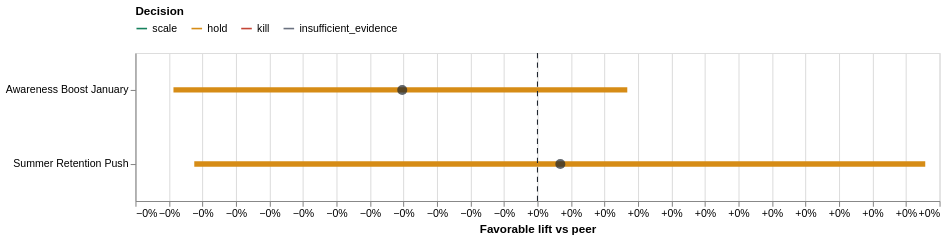

Here is the notebook cell this chart was saved with:
### Markdown cell above
## 7. Probability Better And The Funding Decision

For each scored campaign, the engine creates 5,000 plausible campaign rates and 5,000
plausible peer rates. `probability_better` is the fraction where favorable lift is
above zero.

```text
higher-is-better lift = campaign draw - benchmark draw
lower-is-better lift  = benchmark draw - campaign draw

SCALE: lift low > 0
KILL:  lift high < 0
HOLD:  lift range crosses 0
```

Probability better supports interpretation and the two-factor budget priority. The complete lift
range, not the probability alone, controls the statistical decision. A provisional
fallback can still calculate a statistical direction, but its final funding action is
always capped at `KEEP_AS_TEST`.

### Code cell
decision_table = campaigns[[
    "campaign_name", "raw_rate", "corrected_rate", "benchmark",
    "benchmark_scope", "benchmark_quality", "portfolio_context_benchmark",
    "expected_lift", "lift_low", "lift_high", "probability_better",
    "statistical_decision", "recommended_action",
]].rename(columns={
    "campaign_name": "Campaign", "raw_rate": "Raw rate",
    "corrected_rate": "Corrected rate", "benchmark": "Benchmark",
    "benchmark_scope": "Benchmark source",
    "benchmark_quality": "Benchmark quality",
    "portfolio_context_benchmark": "Portfolio context",
    "expected_lift": "Expected lift", "lift_low": "Lift low",
    "lift_high": "Lift high", "probability_better": "Probability better",
    "statistical_decision": "Statistical decision",
    "recommended_action": "Final action",
})
display(decision_table.style.format({
    "Raw rate": "{:.2%}", "Corrected rate": "{:.2%}",
    "Benchmark": "{:.2%}", "Expected lift": "{:+.2%}",
    "Lift low": "{:+.2%}", "Lift high": "{:+.2%}",
    "Probability better": "{:.2%}", "Portfolio context": "{:.2%}",
}, na_rep="Not available"))

lift_data = campaigns.dropna(subset=["lift_low", "lift_high"]).copy()
if not lift_data.empty:
    lift_ranges = alt.Chart(lift_data).mark_rule(strokeWidth=5).encode(
        y=alt.Y("campaign_name:N", sort="-x", title=None),
        x=alt.X("lift_low:Q", title="Favorable lift vs peer", axis=alt.Axis(format="+.0%")),
        x2="lift_high:Q",
        color=alt.Color(
            "statistical_decision:N",
            scale=alt.Scale(
                domain=list(DECISION_COLORS), range=list(DECISION_COLORS.values())
            ),
            legend=alt.Legend(orient="top", title="Decision"),
        ),
        tooltip=[
            alt.Tooltip("campaign_name:N", title="Campaign"),
            alt.Tooltip("lift_low:Q", format="+.2%"),
            alt.Tooltip("expected_lift:Q", format="+.2%"),
            alt.Tooltip("lift_high:Q", format="+.2%"),
            alt.Tooltip("probability_better:Q", format=".2%"),
        ],
    )
    expected = alt.Chart(lift_data).mark_point(
        filled=True, color="#20262e", size=90
    ).encode(y=alt.Y("campaign_name:N", sort="-x"), x="expected_lift:Q")
    zero = alt.Chart(pd.DataFrame({"zero": [0]})).mark_rule(
        strokeDash=[5, 4], color="#20262e"
    ).encode(x="zero:Q")
    display((lift_ranges + expected + zero).properties(
        width=760, height=max(140, len(lift_data) * 52)
    ))

### Figure 1 — Vega-Lite specification as saved in the notebook (floating-point values rounded to 4 significant figures)
{"config": {"view": {"continuousWidth": 300, "continuousHeight": 300}}, "layer": [{"mark": {"type": "rule", "strokeWidth": 5}, "encoding": {"color": {"field": "statistical_decision", "legend": {"orient": "top", "title": "Decision"}, "scale": {"domain": ["scale", "hold", "kill", "insufficient_evidence"], "range": ["#16815d", "#d68c16", "#c44536", "#6b7280"]}, "type": "nominal"}, "tooltip": [{"field": "campaign_name", "title": "Campaign", "type": "nominal"}, {"field": "lift_low", "format": "+.2%", "type": "quantitative"}, {"field": "expected_lift", "format": "+.2%", "type": "quantitative"}, {"field": "lift_high", "format": "+.2%", "type": "quantitative"}, {"field": "probability_better", "format": ".2%", "type": "quantitative"}], "x": {"axis": {"format": "+.0%"}, "field": "lift_low", "title": "Favorable lift vs peer", "type": "quantitative"}, "x2": {"field": "lift_high"}, "y": {"field": "campaign_name", "sort": "-x", "title": null, "type": "nominal"}}}, {"mark": {"type": "point", "color": "#20262e", "filled": true, "size": 90}, "encoding": {"x": {"field": "expected_lift", "type": "quantitative"}, "y": {"field": "campaign_name", "sort": "-x", "type": "nominal"}}}, {"data": {"name": "data-42990c68f268a11fa16682fcd3437a6f"}, "mark": {"type": "rule", "color": "#20262e", "strokeDash": [5, 4]}, "encoding": {"x": {"field": "zero", "type": "quantitative"}}}], "data": {"name": "data-56e07e8bab06515afc788fef086897a0"}, "height": 140, "width": 760, "$schema": "https://vega.github.io/schema/vega-lite/v5.20.1.json", "datasets": {"data-56e07e8bab06515afc788fef086897a0": [{"campaign_id": "120209876543220002", "campaign_name": "Awareness Boost January", "objective": "OUTCOME_AWARENESS", "entity_status": "COMPLETED", "start_date": "2026-01-15T00:00:00", "end_date": "2026-02-14T00:00:00", "entity_id": "120209876543220002", "entity_name": "Awareness Boost January", "parent_entity_id": null, "entity_level": "campaign", "media_start": "2026-01-15T00:00:00", "media_end": "2026-02-14T00:00:00", "active_days": 31, "impressions": 1089878, "link_clicks": 13033, "spend": 5967.0, "invalid_reach_rows": 4, "observed_conversations": 4, "mature_conversations": 4, "unresolved_conversations": 0, "unique_customers": 4, "mature_orders_created": 2, "delivered_orders": 1, "net_revenue": 1096.0, "mature_unique_customers": 4, "delivered_customers": 1, "semantic_conversations": 4, "high_purchase_intent_rate": 0.75, "price_blocking_rate": 0.0, "barrier_resolution_rate": 0.5, "ad_alignment_rate": 0.5, "agent_helpful_rate": 1.0, "next_step_agreement_rate": 0.75, "next_step_order_progression_rate": 0.6667, "top_customer_need": "شراء Madagascar vanilla beans و sage tea", "top_barrier": "product_fit", "top_value_driver": "quality", "running_days": 31, "link_ctr": 0.01196, "cpm": 5.475, "cpc": 0.4578, "order_creation_rate": 0.5, "customer_delivered_rate": 0.25, "cost_per_created_order": 2983.0, "net_roas": 0.1837, "semantic_coverage_rate": 1.0, "score_metric": "link_ctr", "score_numerator": "link_clicks", "score_denominator": "impressions", "score_direction": "higher", "score_successes": 13030.0, "score_trials": 1090000.0, "raw_rate": 0.01196, "corrected_rate": 0.012, "range_low": 0.01182, "range_high": 0.0122, "benchmark": 0.0124, "benchmark_peer_count": 2, "same_objective_peer_count": 1, "benchmark_scope": "shared_primary_kpi_group", "benchmark_quality": "provisional", "portfolio_context_benchmark": 0.01112, "portfolio_context_peer_count": 11, "expected_lift": -0.0004036, "lift_low": -0.001086, "lift_high": 0.0002681, "probability_better": 0.1224, "statistical_decision": "hold", "evidence_status": "sufficient", "efficiency_metric": "cpm", "efficiency_direction": "lower", "efficiency_value": 5.475, "efficiency_benchmark": 4.986, "efficiency_peer_count": 1, "efficiency_comparison": "worse_than_peer", "recommended_action": "keep_as_test", "reason_codes": ["PRIMARY_LIFT_RANGE_CROSSES_ZERO", "SAME_OBJECTIVE_PEERS_INSUFFICIENT", "FALLBACK_TO_SHARED_PRIMARY_KPI_GROUP", "FALLBACK_ACTION_CAPPED_AT_TEST"], "semantic_score": {"metric": "ad_alignment", "definition": "The customer's central need is aligned with the ad promise; partial and mismatch are assessed negatives.", "unit": "earliest_mature_conversation_per_customer", "eligible_customers": 4, "successes": 2, "trials": 4, "unknown_customers": 0, "missing_customers": 0, "raw_rate": 0.5, "corrected_rate": 0.5, "range_low": 0.1263, "range_high": 0.8771, "prior_alpha": 0.5, "prior_beta": 0.5, "posterior_alpha": 2.5, "posterior_beta": 2.5, "prior_source": "jeffreys_no_peer_comparison", "benchmark": null, "peer_count": 1, "lift_low": null, "lift_high": null, "probability_better": null, "status": "insufficient_evidence", "evidence_status": "limited", "validation_status": "automated_labels_unreviewed"}}, {"campaign_id": "120209876543220012", "campaign_name": "Summer Retention Push", "objective": "OUTCOME_AWARENESS", "entity_status": "COMPLETED", "start_date": "2026-06-05T00:00:00", "end_date": "2026-06-27T00:00:00", "entity_id": "120209876543220012", "entity_name": "Summer Retention Push", "parent_entity_id": null, "entity_level": "campaign", "media_start": "2026-06-05T00:00:00", "media_end": "2026-06-27T00:00:00", "active_days": 23, "impressions": 1806267, "link_clicks": 22208, "spend": 9007.0, "invalid_reach_rows": 3, "observed_conversations": 16, "mature_conversations": 15, "unresolved_conversations": 1, "unique_customers": 16, "mature_orders_created": 9, "delivered_orders": 7, "net_revenue": 4722.0, "mature_unique_customers": 15, "delivered_customers": 7, "semantic_conversations": 16, "high_purchase_intent_rate": 0.7143, "price_blocking_rate": 0.0, "barrier_resolution_rate": 0.4, "ad_alignment_rate": 0.1875, "agent_helpful_rate": 1.0, "next_step_agreement_rate": 0.7857, "next_step_order_progression_rate": 0.9091, "top_customer_need": "Place an order for groceries: 1L olive oil, sourdough, and parmesan if available.", "top_barrier": "product_fit", "top_value_driver": "product_fit", "running_days": 23, "link_ctr": 0.01229, "cpm": 4.986, "cpc": 0.4056, "order_creation_rate": 0.6, "customer_delivered_rate": 0.4667, "cost_per_created_order": 1001.0, "net_roas": 0.5243, "semantic_coverage_rate": 1.0, "score_metric": "link_ctr", "score_numerator": "link_clicks", "score_denominator": "impressions", "score_direction": "higher", "score_successes": 22210.0, "score_trials": 1806000.0, "raw_rate": 0.01229, "corrected_rate": 0.01229, "range_low": 0.01214, "range_high": 0.01245, "benchmark": 0.01222, "benchmark_peer_count": 2, "same_objective_peer_count": 1, "benchmark_scope": "shared_primary_kpi_group", "benchmark_quality": "provisional", "portfolio_context_benchmark": 0.01111, "portfolio_context_peer_count": 11, "expected_lift": 6.824e-05, "lift_low": -0.001024, "lift_high": 0.001157, "probability_better": 0.5502, "statistical_decision": "hold", "evidence_status": "sufficient", "efficiency_metric": "cpm", "efficiency_direction": "lower", "efficiency_value": 4.986, "efficiency_benchmark": 5.475, "efficiency_peer_count": 1, "efficiency_comparison": "better_than_peer", "recommended_action": "keep_as_test", "reason_codes": ["PRIMARY_LIFT_RANGE_CROSSES_ZERO", "SAME_OBJECTIVE_PEERS_INSUFFICIENT", "FALLBACK_TO_SHARED_PRIMARY_KPI_GROUP", "FALLBACK_ACTION_CAPPED_AT_TEST"], "semantic_score": {"metric": "ad_alignment", "definition": "The customer's central need is aligned with the ad promise; partial and mismatch are assessed negatives.", "unit": "earliest_mature_conversation_per_customer", "eligible_customers": 15, "successes": 3, "trials": 15, "unknown_customers": 0, "missing_customers": 0, "raw_rate": 0.2, "corrected_rate": 0.2188, "range_low": 0.05958, "range_high": 0.4329, "prior_alpha": 0.5, "prior_beta": 0.5, "posterior_alpha": 3.5, "posterior_beta": 12.5, "prior_source": "jeffreys_no_peer_comparison", "benchmark": null, "peer_count": 1, "lift_low": null, "lift_high": null, "probability_better": null, "status": "no_peer_comparison", "evidence_status": "sufficient", "validation_status": "automated_labels_unreviewed"}}], "data-42990c68f268a11fa16682fcd3437a6f": [{"zero": 0}]}}
